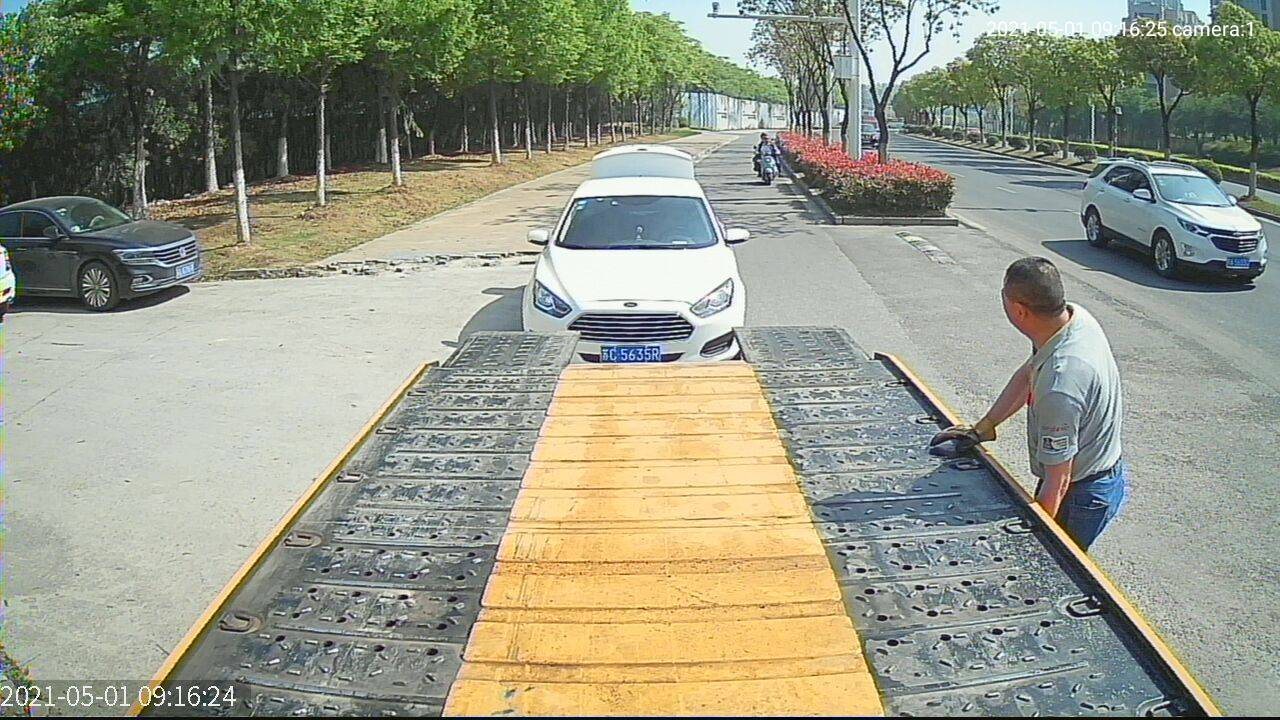
//> input picture opencv4_008/flat.jpg, 1280 x 720 px
$ ./014   (built with g++ and OpenCV 4)
//> lines starting //> are read from the running program, lines starting //| are printed output that depends on the picture; after the words box and inside, x2 and y2 are one past the last pixel; in counts of white or black regions, pixels touching at a corner belong together
#include <opencv2/opencv.hpp>
#include <iostream>

using namespace cv;
using namespace std;

int main(int argc, char** argv) {
	Mat src = imread("D:/images/flat.jpg");
//> src is the input picture: 720 rows x 1280 cols, CV_8UC3; mean B, G, R 134.5, 152.6, 150.2
	if (src.empty()) {
		printf("could not find image file");
		return -1;
	}
	namedWindow("input", WINDOW_AUTOSIZE);
	imshow("input", src);
	Mat gray, binary;
	cvtColor(src, gray, COLOR_BGR2GRAY);
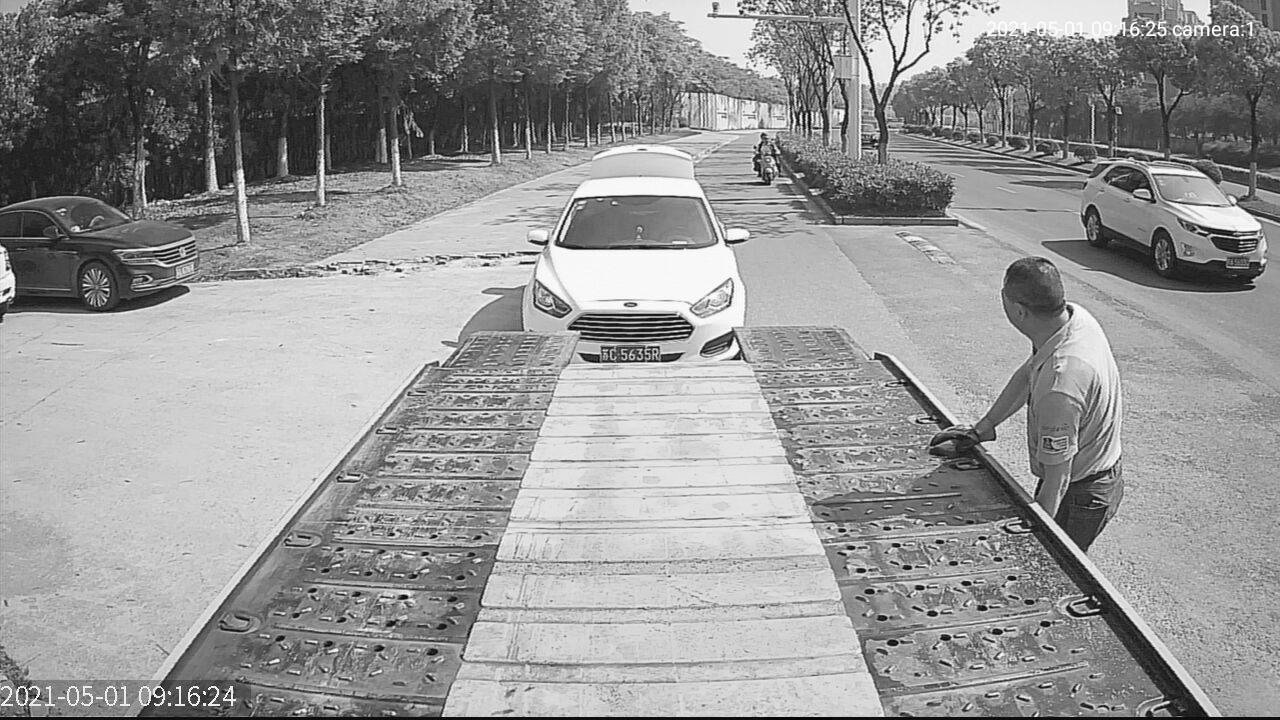
//> gray: 720 rows x 1280 cols, CV_8UC1; min 0, max 255, mean 149.9
	imshow("gray", gray);
	Scalar m = mean(gray);
//> m = Scalar(149.9)
	Mat dst;
	bilateralFilter(gray, dst, 0, 50, 10);
	imshow("bilateral denoise", dst);

	printf("means : %.2f\n", m[0]);
//| means : 149.85
	threshold(dst, binary, m[0], 255, THRESH_BINARY);
//> binary: 720 rows x 1280 cols, CV_8UC1; 56.7% white; 1358 black regions (1205 under 20 px), largest, box (x1, y1, x2, y2) and area: (0, 0, 788, 323) 144806, (0, 256, 1280, 720) 123927, (708, 0, 1280, 333) 92688
	imshow("binary", binary);
	//大津法
	double t1 = threshold(dst, binary, 0, 255, THRESH_BINARY | THRESH_OTSU);
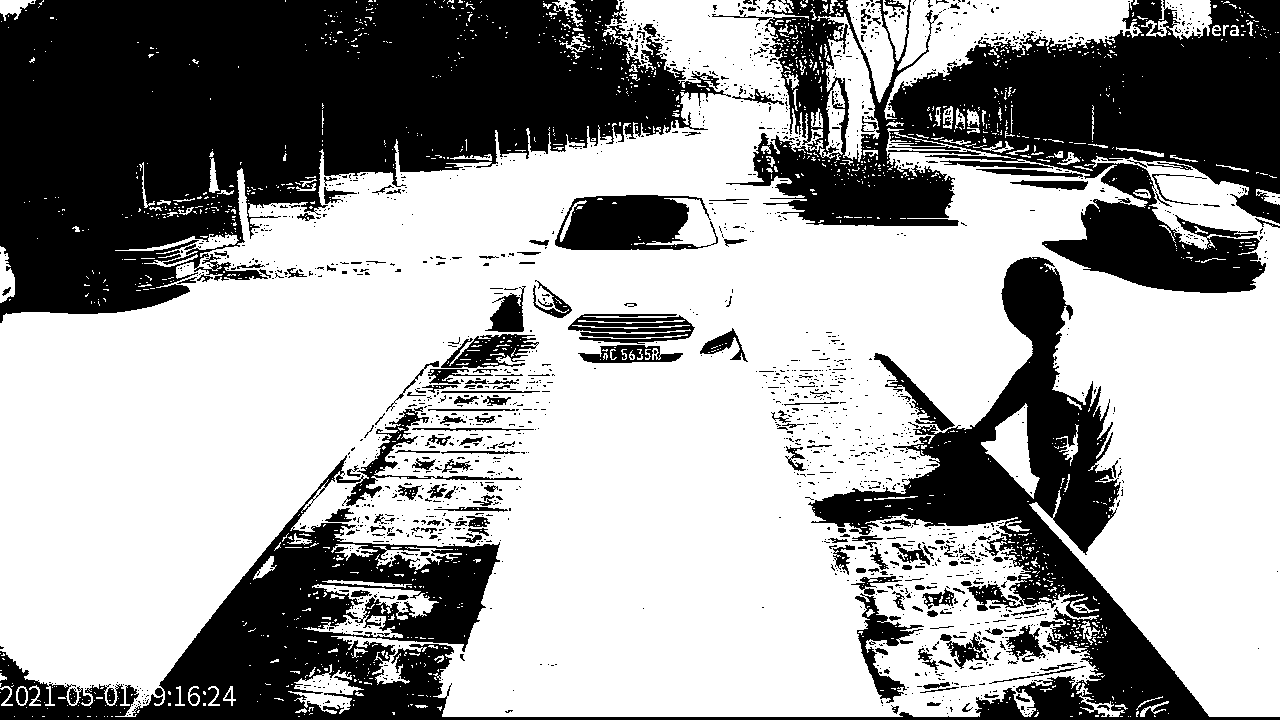
//> binary: 720 rows x 1280 cols, CV_8UC1; 62.2% white; 1741 black regions (1534 under 20 px), largest, box (x1, y1, x2, y2) and area: (0, 0, 731, 323) 136209, (0, 257, 1280, 720) 93812, (726, 0, 1280, 293) 79962
//> t1 = 138
	imshow("otsu binary", binary);
	//三角法
	double t2 = threshold(dst, binary, 0, 255, THRESH_BINARY | THRESH_TRIANGLE);
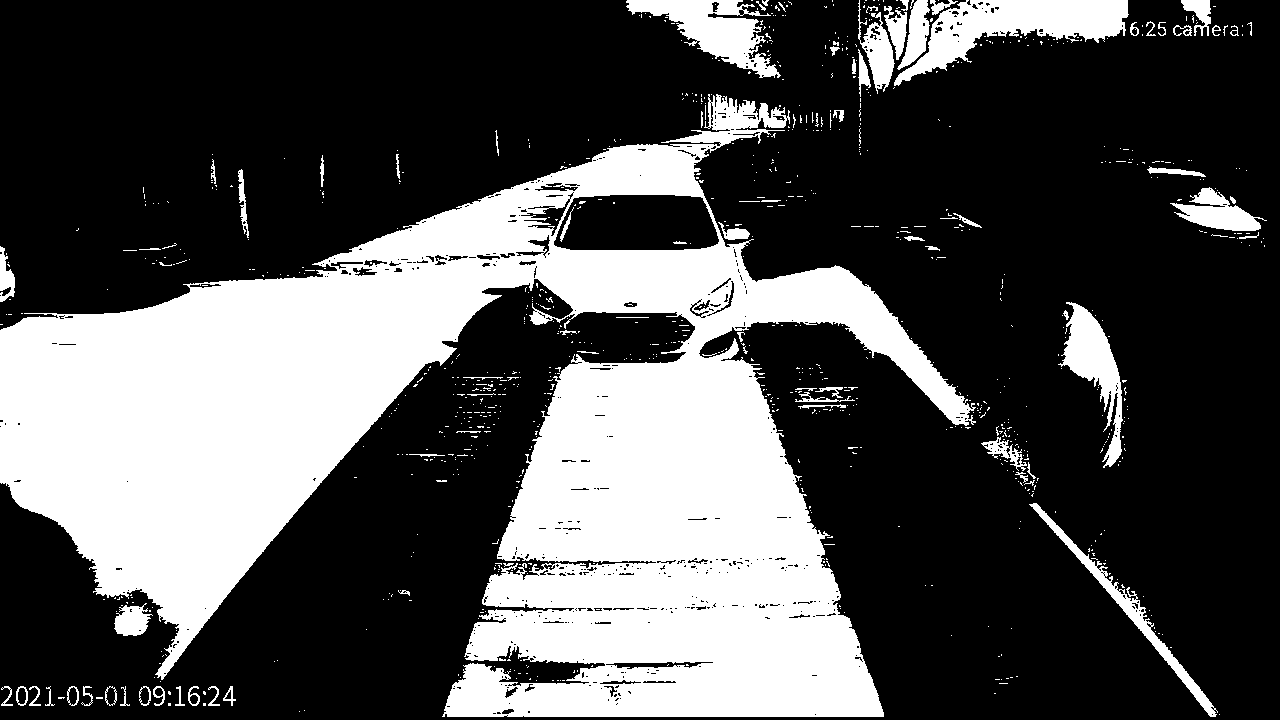
//> binary: 720 rows x 1280 cols, CV_8UC1; 31.8% white; 939 white regions (852 under 20 px), largest, box (x1, y1, x2, y2) and area: (0, 94, 976, 717) 258078, (894, 0, 1129, 86) 8023, (626, 0, 781, 78) 5008
//> t2 = 186
	imshow("triangle binary", binary);

	printf("otsu theshold 阈值: %.2f, triangle threshold 阈值: %.2f \n", t1, t2);
//| otsu theshold 阈值: 138.00, triangle threshold 阈值: 186.00

	adaptiveThreshold(dst, binary, 255, ADAPTIVE_THRESH_MEAN_C, THRESH_BINARY, 25, 10);
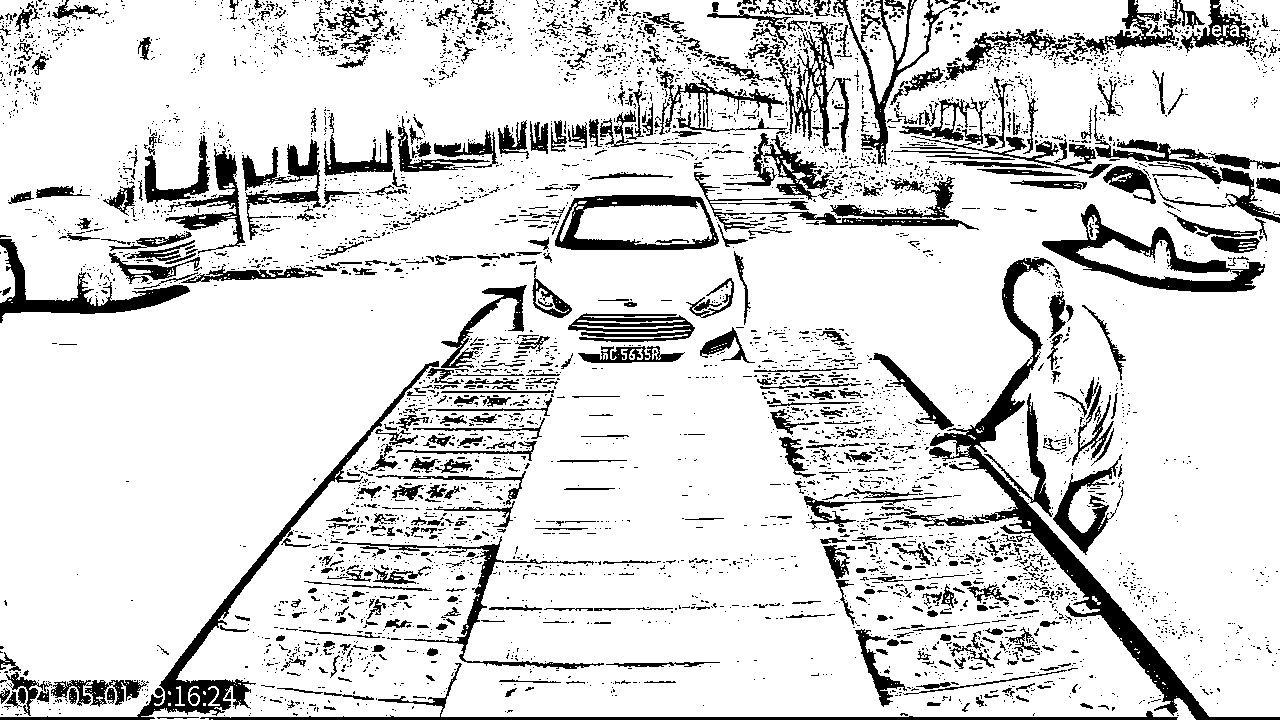
//> binary: 720 rows x 1280 cols, CV_8UC1; 84.8% white; 4923 black regions (4311 under 20 px), largest, box (x1, y1, x2, y2) and area: (905, 258, 1280, 720) 10866, (0, 361, 439, 720) 5720, (1042, 204, 1265, 292) 4760
	imshow("ada-binary", binary);

	waitKey(0);
	destroyAllWindows();
	return 0;
}
